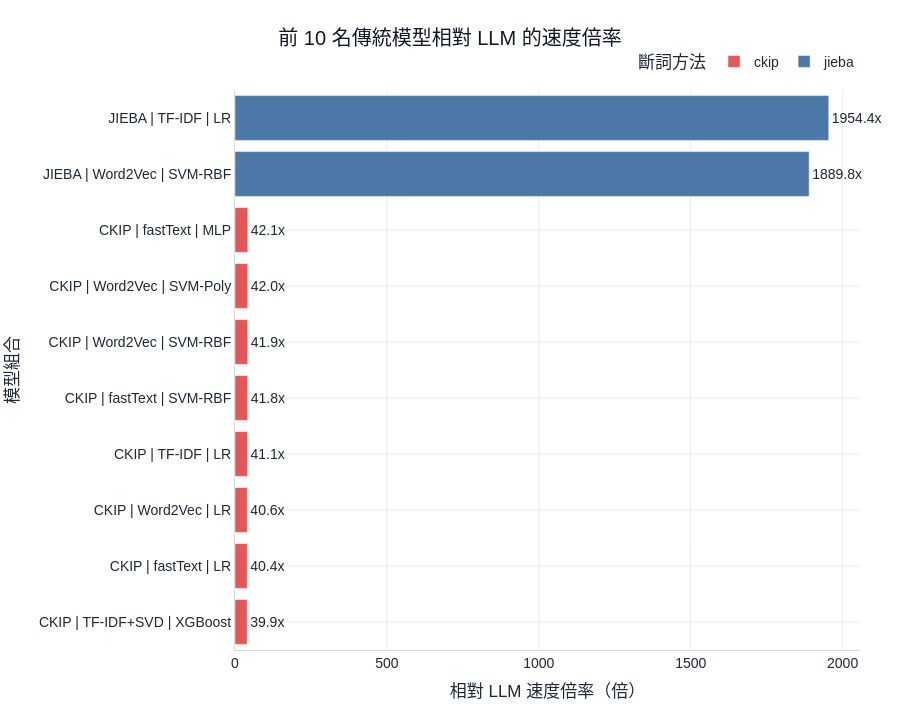

Notebook code for this chart:
### Markdown cell above
### 圖 5-5 前 10 名傳統模型相對 LLM 的速度倍率圖

**建議放置章節：5.4.1 傳統模型與 LLM 推論時間比較**

圖說：本圖以 LLM 平均單篇預測時間除以各傳統模型平均單篇預測時間，呈現前 10 名模型相對於 LLM 的速度倍率；倍率越高代表傳統模型相對 LLM 越快。

### Code cell
if df_done.empty:
    print('無可用 LLM 時間資料。')
else:
    top10_speed = df_model.sort_values(['pr_auc', 'roc_auc', 'f1'], ascending=False).head(10).copy()
    llm_mean_sec = df_done['llm_response_time_sec'].mean()
    top10_speed['speedup_vs_llm'] = llm_mean_sec / top10_speed['total_infer_mean_sec']
    top10_speed = top10_speed.sort_values('speedup_vs_llm', ascending=True)
    display(top10_speed[['combo', 'pr_auc', 'total_infer_mean_sec', 'speedup_vs_llm']].round(6))

    fig = px.bar(
        top10_speed,
        x='speedup_vs_llm',
        y='combo',
        color='tokenizer',
        color_discrete_map=COLOR_MAP,
        text='speedup_vs_llm',
        orientation='h',
        title='前 10 名傳統模型相對 LLM 的速度倍率',
        labels={'speedup_vs_llm': '相對 LLM 速度倍率（倍）', 'combo': '模型組合', 'tokenizer': '斷詞方法'}
    )
    fig.update_traces(texttemplate='%{text:.1f}x', textposition='outside', cliponaxis=False)
    fig.update_yaxes(automargin=True)
    apply_thesis_theme(fig, height=720, legend_title='斷詞方法')
    export_fig(fig, 'top10_speedup_vs_llm.png', width=1400, height=720, scale=2)
    fig.show()

### Figure 1 — Plotly figure (JSON) as saved in the notebook; plotly's stock layout.template omitted (floating-point values rounded to 4 significant figures)
{"data": [{"cliponaxis": false, "hovertemplate": "斷詞方法=ckip<br>相對 LLM 速度倍率（倍）=%{text}<br>模型組合=%{y}<extra></extra>", "legendgroup": "ckip", "marker": {"color": "#E45756", "pattern": {"shape": ""}}, "name": "ckip", "orientation": "h", "showlegend": true, "text": [39.93, 40.39, 40.62, 41.14, 41.79, 41.87, 41.97, 42.12], "textposition": "outside", "texttemplate": "%{text:.1f}x", "type": "bar", "x": [39.93, 40.39, 40.62, 41.14, 41.79, 41.87, 41.97, 42.12], "xaxis": "x", "y": ["CKIP | TF-IDF+SVD | XGBoost", "CKIP | fastText | LR", "CKIP | Word2Vec | LR", "CKIP | TF-IDF | LR", "CKIP | fastText | SVM-RBF", "CKIP | Word2Vec | SVM-RBF", "CKIP | Word2Vec | SVM-Poly", "CKIP | fastText | MLP"], "yaxis": "y"}, {"cliponaxis": false, "hovertemplate": "斷詞方法=jieba<br>相對 LLM 速度倍率（倍）=%{text}<br>模型組合=%{y}<extra></extra>", "legendgroup": "jieba", "marker": {"color": "#4C78A8", "pattern": {"shape": ""}}, "name": "jieba", "orientation": "h", "showlegend": true, "text": [1890.0, 1954.0], "textposition": "outside", "texttemplate": "%{text:.1f}x", "type": "bar", "x": [1890.0, 1954.0], "xaxis": "x", "y": ["JIEBA | Word2Vec | SVM-RBF", "JIEBA | TF-IDF | LR"], "yaxis": "y"}], "layout": {"barmode": "relative", "font": {"color": "#1F2937", "family": "Microsoft JhengHei, Arial", "size": 14}, "height": 720, "legend": {"orientation": "h", "title": {"text": "斷詞方法"}, "tracegroupgap": 0, "x": 1, "xanchor": "right", "y": 1.02, "yanchor": "bottom"}, "margin": {"b": 70, "l": 80, "r": 40, "t": 90}, "paper_bgcolor": "white", "plot_bgcolor": "white", "title": {"font": {"color": "#111827", "size": 20}, "text": "前 10 名傳統模型相對 LLM 的速度倍率", "x": 0.5, "xanchor": "center"}, "xaxis": {"anchor": "y", "domain": [0, 1], "gridcolor": "rgba(0,0,0,0.08)", "linecolor": "rgba(0,0,0,0.15)", "showgrid": true, "title": {"text": "相對 LLM 速度倍率（倍）"}, "zeroline": false}, "yaxis": {"anchor": "x", "automargin": true, "domain": [0, 1], "gridcolor": "rgba(0,0,0,0.08)", "linecolor": "rgba(0,0,0,0.15)", "showgrid": true, "title": {"text": "模型組合"}, "zeroline": false}}}
